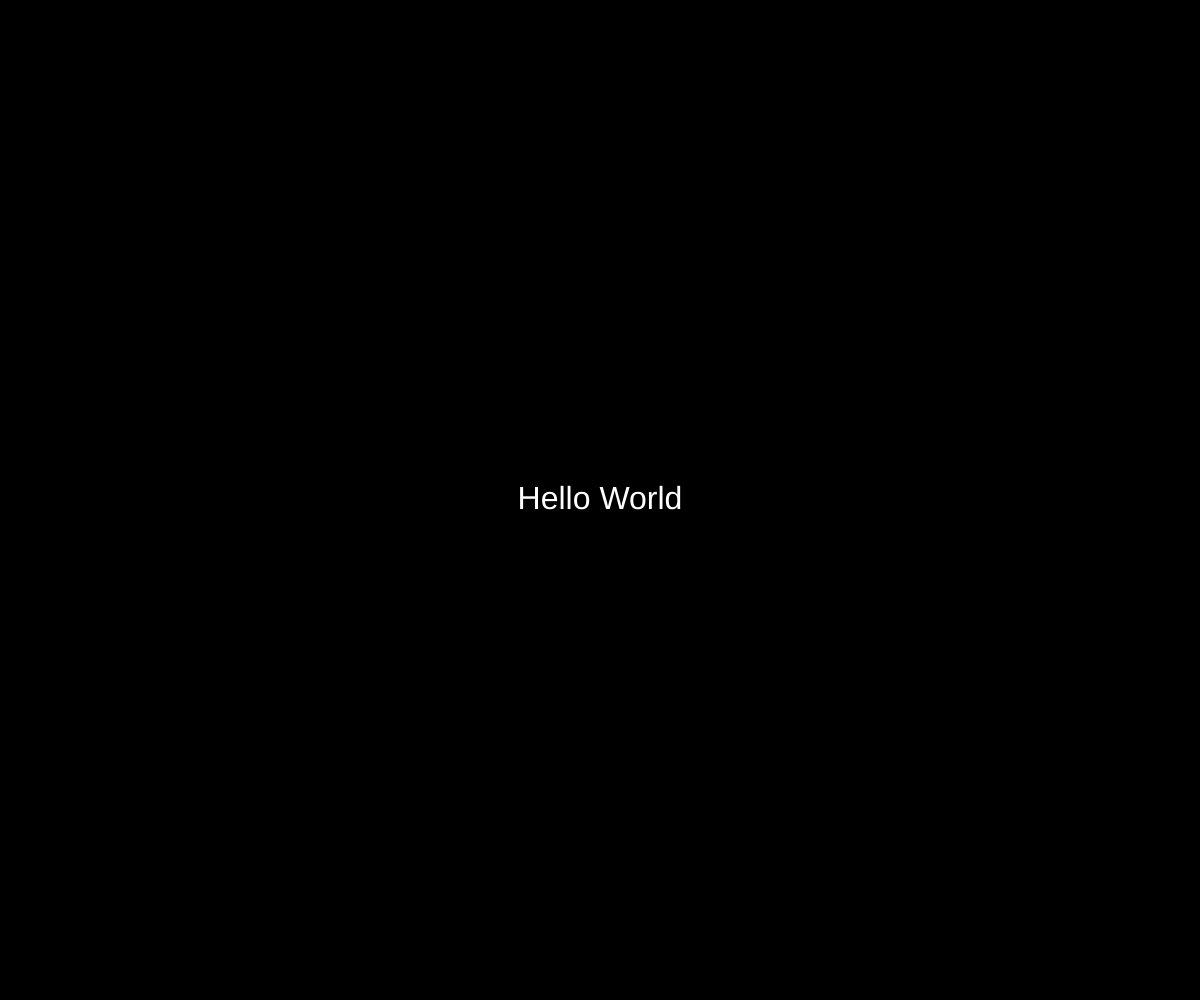
Frame 1 (no input)
Frame 60 (no input): identical to frame 1, image omitted
Frame 120 (the mouse pressed at the canvas centre since frame 60): identical to frame 1, image omitted

The p5.js sketch that drew this single still picture (run headless with seeded random() and noise() and a simulated clock; from frame 60 on, the mouse is pressed at the canvas centre):

// p5.js sketch
// ── sketch.js
// p5 js template

function setup() {
  createCanvas(windowWidth, windowHeight);
}

function draw() {
  background(0);
  translate(width / 2, height / 2);
  textSize(32);
  textAlign(CENTER, CENTER);
  fill(255);
  text("Hello World", 0, 0);
}
//
